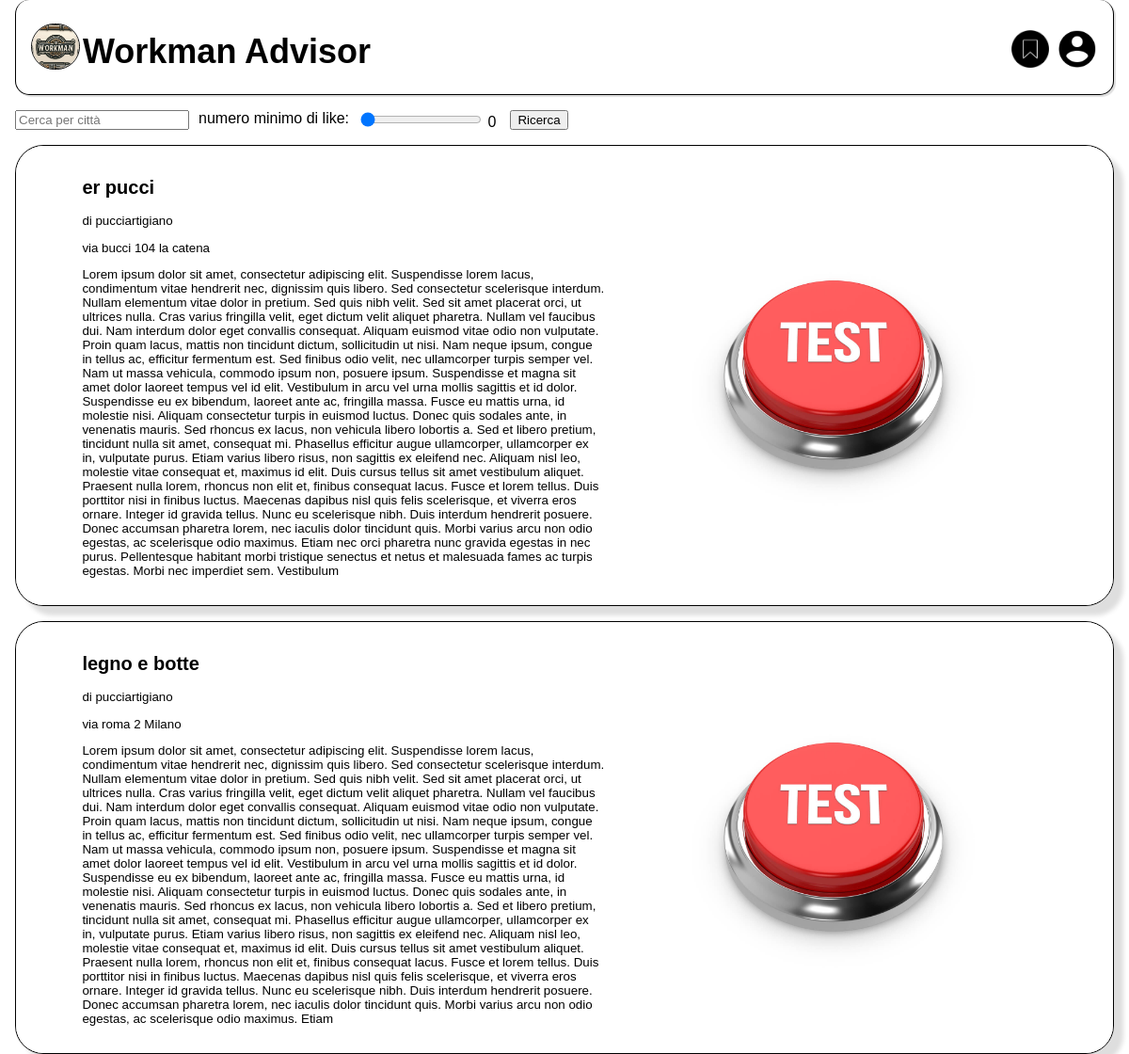
The app's page /home.php with its own data.
### tables this page shows
CREATE TABLE `bottega` (
  `ID_bottega` int(30) NOT NULL,
  `email` varchar(50) NOT NULL,
  `orario` varchar(50) NOT NULL,
  `nome` varchar(50) NOT NULL,
  `indirizzo` varchar(50) NOT NULL,
  `città` varchar(60) NOT NULL,
  `descrizione` varchar(2000) NOT NULL,
  `num_like` int(11) NOT NULL
);

CREATE TABLE `account` (
  `username` varchar(30) NOT NULL,
  `email` varchar(50) NOT NULL,
  `password` varchar(40) NOT NULL,
  `immagine` longblob DEFAULT NULL,
  `artigiano` tinyint(1) NOT NULL
);

### home.php (the view, shortened to what this page needs)
<html>
<head>
    <link rel="stylesheet" href="stili/stile_home.css">
</head>
<body>
    <header>
        <div class="header-content">
            <a href="home.php" class="logo-link">
                <img src="img/logo.jpeg" alt="Logo" class="logo">
            </a>
            <div class="h1"><h1> Workman Advisor </h1></div>
        </div>
        <a href="account.php" class="account-link">
            <img src="img/account.png" alt="Icona Account" style="width: 40px;">
        </a>
        <a href="/percorso-del-tuo-account" class="salvati-link">
            <img src="img/salvati.png" alt="Icona Salvati" style="width: 40px;">
        </a>
    </header>
    <form action="home.php" method="post" class="filtro">
        <div style="float: left; margin-right: 10px;">
            <input type="text" id="città" name="città" value="" placeholder="Cerca per città">
        </div>
        <div style="float: left; margin-right: 10px;">
            <p style="margin:0">numero minimo di like:</p>
        </div>
        <div style="float: left; margin-right: 15px;">
            <input type="range" id="like" name="like" min="0" max="500" value="0" oninput="updateDisplay(this)">
            <label id="rangeValue"></label>
        </div>
        <input type="submit" value="Ricerca">
    </form>
    <?php
    $host = "localhost";
    $user = "root";
    $password = "";
    $database = "progettogpo";
    $conn = mysqli_connect($host, $user, $password, $database);
    if(!empty($_POST['città']) && isset($_POST['città'])){
        $filtro_città=$_POST['città'];
    }else{
        $filtro_città='%';
    }
    if(isset($_POST['like'])){
        $filtro_like=$_POST['like'];
    }else{
        $filtro_like='0';
    }
    $sql = "SELECT bottega.ID_bottega, bottega.orario, bottega.nome, bottega.indirizzo, bottega.città, bottega.descrizione, account.username, immagine.image
            FROM bottega
            INNER JOIN account ON account.email=bottega.email
            LEFT JOIN immagine ON bottega.ID_bottega=immagine.ID_bottega
            WHERE bottega.città LIKE '$filtro_città' AND bottega.num_like>$filtro_like
            GROUP BY bottega.ID_bottega
            ORDER BY bottega.ID_bottega DESC;";
    $result = mysqli_query($conn, $sql);
    if ($result){
    if (mysqli_num_rows($result) > 0) {
        while($row = mysqli_fetch_assoc($result)) {
            echo "<div class='container' >";
                echo "<button class='wrapper' id='myButton_".$row["ID_bottega"]."' data-codice='".$row["ID_bottega"]."'>";
                    echo "<div class='informazioni'>";
                        echo "<h2>". $row["nome"] ."</h2>";
                        echo "<p> di ". $row["username"] ."</p>";
                        echo "<p>". $row["indirizzo"] . " " .$row["città"] ."</p>";
                        echo "<p>". $row["descrizione"] ."</p>";
                    echo "</div>";
                    echo "<div class='immagine'>";
                        if(isset( $row["image"])){
                            echo "<img src='immagini/". $row["image"] ."'>";
                        }else
                        {
                            echo "<img src='immagini/nonpresente.jpg'>";
                        }
                    echo "</div>";
                echo "</button>";
            echo "</div>";
        }
    } else {
        echo "Nessun progetto trovato.";
    }
    }else{
        echo "errore";
    }
    ?>
</body>
</html>

### stili/stile_home.css (style rules this page uses)
body { font-family: 'Verdana', sans-serif; margin: 0; padding-left: 1rem; padding-right: 1rem; }
.container { border-radius: 30px; border: 1px solid black; margin-top: 1rem; box-shadow: 10px 10px 5px #dedede; }
.wrapper { padding: 1rem; border-radius: 30px; display: flex; flex-wrap: wrap; align-items: center; justify-content: center; background-color: white; border: transparent; text-align: left; margin: 0; }
.informazioni { flex-basis: 49%; margin-right: 1rem; }
.immagine { flex-basis: 40%; text-align: center; }
.immagine img { max-width: 100%; max-height: 300px; }
.account-link { position: absolute; top: 32px; right: 35px; width: auto; height: 36px; }
.salvati-link { position: absolute; top: 32px; right: 85px; width: auto; height: 36px; }
header { height: 100px; width: 100%-1rem; background-color: #ffffff; border: 1px solid black; border-top: transparent; border-radius: 15px; box-shadow: 2px 2px 1px #dedede; padding-left:1rem; margin-bottom: 1rem; }
.h1 { font-size: 18px; padding-top: 10px; }
.logo-link { float: left; margin-top: 25px; width: auto; height: auto; margin-right: 3px; }
.logo { width: 50px; height: auto; border-radius: 25px; border: 1px solid black; }

### records on screen
bottega: nome "er pucci", email.username "pucciartigiano", indirizzo "via bucci 104", città "la catena", descrizione "Lorem ipsum dolor sit amet, consectetur adipiscing elit. Suspendisse lorem lacus, condimentum vitae hendrerit nec, dignissim quis libero. Sed consectetur scelerisque interdum. Nullam elementum vitae dolor in pretium. Sed quis nibh velit. Sed sit amet placerat orci, ut ultrices nulla. Cras varius fringilla velit, eget dictum velit aliquet pharetra. Nullam vel faucibus dui. Nam interdum dolor eget convallis consequat. Aliquam euismod vitae odio non vulputate. Proin quam lacus, mattis non tincidunt dictum, sollicitudin ut nisi. Nam neque ipsum, congue in tellus ac, efficitur fermentum est. Sed finibus odio velit, nec ullamcorper turpis semper vel. Nam ut massa vehicula, commodo ipsum non,…"
bottega: nome "legno e botte", email.username "pucciartigiano", indirizzo "via roma 2", città "Milano", descrizione "Lorem ipsum dolor sit amet, consectetur adipiscing elit. Suspendisse lorem lacus, condimentum vitae hendrerit nec, dignissim quis libero. Sed consectetur scelerisque interdum. Nullam elementum vitae dolor in pretium. Sed quis nibh velit. Sed sit amet placerat orci, ut ultrices nulla. Cras varius fringilla velit, eget dictum velit aliquet pharetra. Nullam vel faucibus dui. Nam interdum dolor eget convallis consequat. Aliquam euismod vitae odio non vulputate. Proin quam lacus, mattis non tincidunt dictum, sollicitudin ut nisi. Nam neque ipsum, congue in tellus ac, efficitur fermentum est. Sed finibus odio velit, nec ullamcorper turpis semper vel. Nam ut massa vehicula, commodo ipsum non,…"
